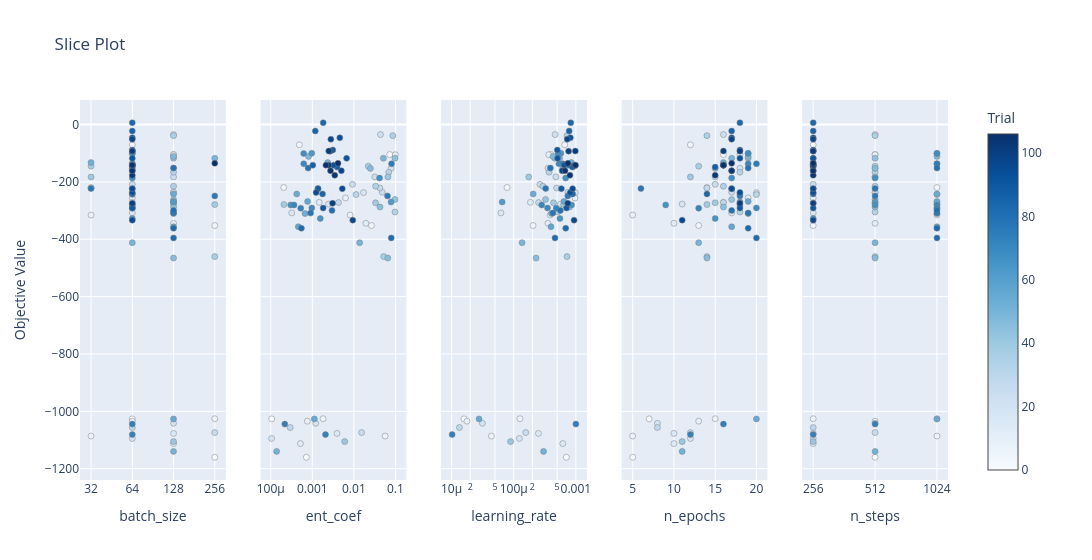
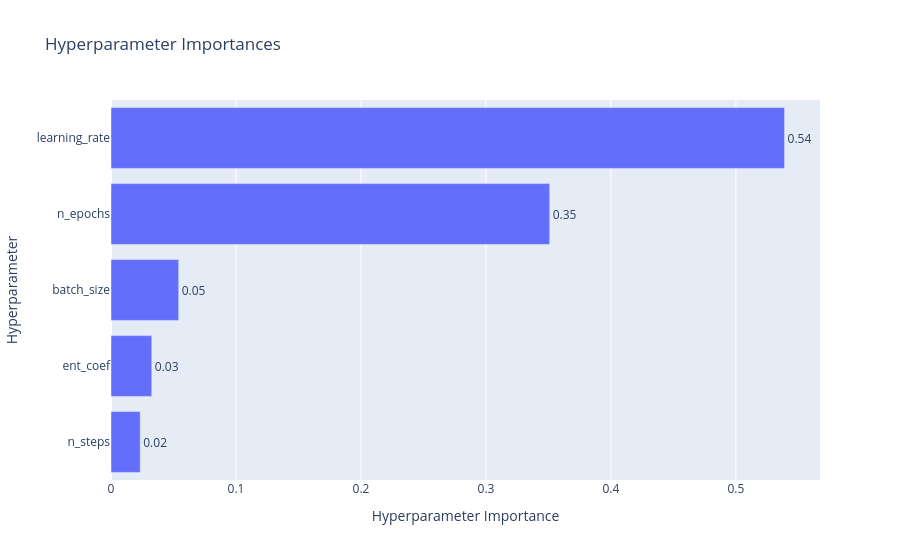

The cell these charts' notebook holds for them, in order:
### Markdown cell above
### Hyperparameter sensitivity analysis

### Code cell
study = optuna.load_study(study_name=STUDY_NAME, storage=DB_PATH)

# Slice plot (parameter vs objective)
fig_slice = plot_slice(study)
fig_slice.write_image(os.path.join(OUTPUT_DIR, "slice_plot.png"))
fig_slice.show()

# Parameter importance plot
fig_importance = plot_param_importances(study)
fig_importance.write_image(os.path.join(OUTPUT_DIR, "param_importances.png"))
fig_importance.show()
